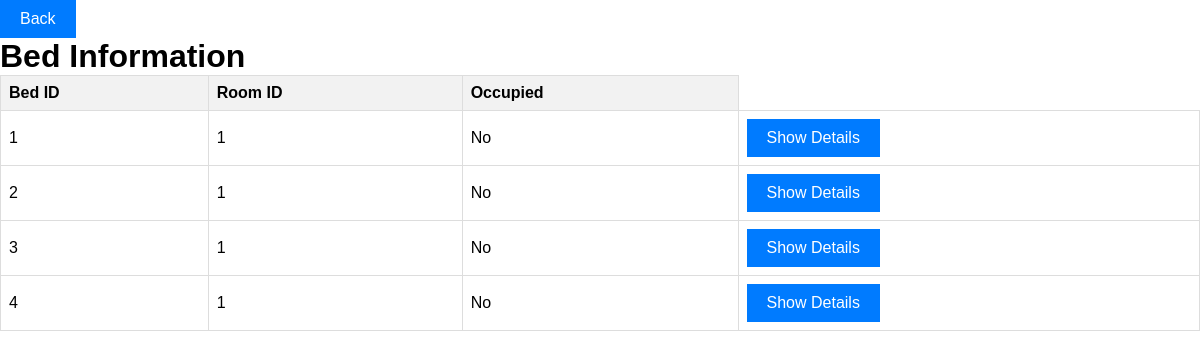
/client/pages/BedRoom.php?room_id=1, run on the app's committed database.
### tables this page shows
CREATE TABLE `beds` (
  `beds_id` int(11) NOT NULL,
  `room_id` int(11) DEFAULT NULL,
  `occupied` tinyint(1) DEFAULT 0,
  `customer_id` int(11) DEFAULT NULL
);

### server/database/db_connections.php (called while the page is built)
<?php
function connections()
{
    $servername = "localhost";
    $username = "root";
    $password = "";
    $database = "boarding_house";
    try {
        $conn = new PDO("mysql:host=$servername;dbname=$database", $username, $password);
        $conn->setAttribute(PDO::ATTR_ERRMODE, PDO::ERRMODE_EXCEPTION);
        return $conn;
    } catch (PDOException $e) {
        die("Connection failed: " . $e->getMessage());
    }
}
?>

### server/database/models/Beds_model.php (called while the page is built, shortened)
<?php
require_once dirname(__DIR__, 2) . '/database/db_connections.php';
class BedModel
{
    private $connect;
    public function __construct()
    {
        $this->connect = connections();
    }
    public function getBedsByRoomId($roomId)
    {
        $beds = [];
        try {
            $stmt = $this->connect->prepare('SELECT * FROM beds WHERE room_id = :roomId');
            $stmt->bindParam(':roomId', $roomId);
            $stmt->execute();
            $beds = $stmt->fetchAll(PDO::FETCH_ASSOC);
        } catch (PDOException $e) {
            throw new Exception("Error fetching bed data: " . $e->getMessage());
        }
        return $beds;
    }
}
?>

### client/pages/BedRoom.php (the view, shortened to what this page needs)
<?php
include '../../server/database/models/beds_model.php';
$bedModel = new BedModel();
$beds = [];
if (isset($_GET['room_id'])) {
    $roomId = $_GET['room_id'];
    try {
        $beds = $bedModel->getBedsByRoomId($roomId);
    } catch (Exception $e) {
        $error = 'Error fetching bed data: ' . $e->getMessage();
    }
} else {
    header('Location: room.php?error=No room ID provided');
    exit();
}
?>
<!DOCTYPE html>
<html lang="en">
<head>
    <link rel="stylesheet" href="../assets/style.css">
</head>
<body>
    <button><a href="Room.php">Back</a></button>
    <h1>Bed Information</h1>
    <table>
        <thead>
            <tr>
                <th>Bed ID</th>
                <th>Room ID</th>
                <th>Occupied</th>
            </tr>
        </thead>
        <tbody>
            <?php foreach ($beds as $bed): ?>
                <tr>
                    <td>
                        <?php echo $bed['beds_id']; ?>
                    </td>
                    <td>
                        <?php echo $bed['room_id']; ?>
                    </td>
                    <td>
                        <?php echo $bed['occupied'] ? 'Yes' : 'No'; ?>
                    </td>
                    <td>
                        <button>Show Details</button>
                    </td>
                </tr>
            <?php endforeach; ?>
        </tbody>
    </table>
</body>
</html>

### client/assets/style.css (style rules this page uses)
body { font-family: Arial, sans-serif; margin: 0; padding: 0; }
h1 { margin: 0; }
button { padding: 10px 20px; background-color: #007bff; border: none; color: white; font-size: 16px; cursor: pointer; }
button a { text-decoration: none; color: inherit; }
table { border-collapse: collapse; width: 100%; }
th, td { border: 1px solid #ddd; padding: 8px; text-align: left; }
th { background-color: #f2f2f2; }

### data on the page
beds: beds_id "1", room "1", occupied "No"
beds: beds_id "2", room "1", occupied "No"
beds: beds_id "3", room "1", occupied "No"
beds: beds_id "4", room "1", occupied "No"
